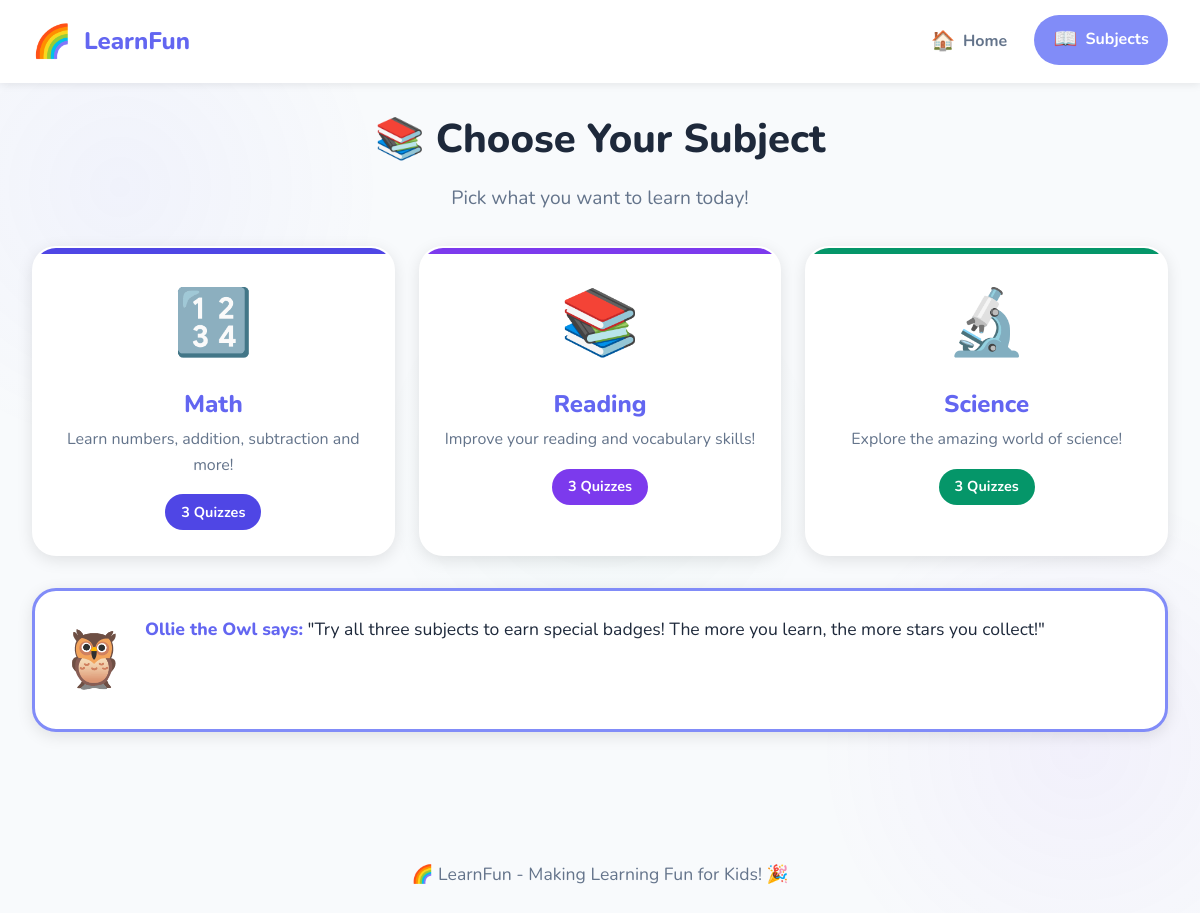
Page /subjects on the committed database.
### models.py (models this page shows, shortened)
class Subject(db.Model):
    __tablename__ = 'subjects'
    id = db.Column(db.Integer, primary_key=True)
    name = db.Column(db.String(50), unique=True, nullable=False)
    icon = db.Column(db.String(20), nullable=False)  # Emoji icon
    color = db.Column(db.String(20), nullable=False)  # Primary color
    description = db.Column(db.String(200), default='')
    quizzes = db.relationship('Quiz', backref='subject', lazy=True)

### blueprints/main.py (the view)
@main_bp.route('/subjects')
def subjects():
    subjects = Subject.query.all()
    subject_data = []
    for subject in subjects:
        subject_data.append({
            'id': subject.id,
            'name': subject.name,
            'icon': subject.icon,
            'color': subject.color,
            'description': subject.description,
            'quiz_count': len(subject.quizzes)
        })
    return render_template('subjects.html', subjects=subject_data)

### app.py (called while the page is built)
def create_app():
    app = Flask(__name__)
    app.config.from_object(Config)
    db.init_app(app)
    with app.app_context():
        db.create_all()
        seed_data()
    from blueprints.main import main_bp
    from blueprints.auth import auth_bp
    from blueprints.quiz import quiz_bp
    from blueprints.progress import progress_bp
    app.register_blueprint(main_bp)
    app.register_blueprint(auth_bp, url_prefix='/auth')
    app.register_blueprint(quiz_bp, url_prefix='/quiz')
    app.register_blueprint(progress_bp, url_prefix='/progress')
    @app.context_processor
    def inject_user():
        user = None
        if 'user_id' in session:
            from models import User
            user = User.query.get(session['user_id'])
        return {'current_user': user}
    return app

### templates/subjects.html (shortened to what this page needs)
{% extends "base.html" %}
{% block content %}
<div class="container">
    <h1 class="text-center">📚 Choose Your Subject</h1>
    <p class="text-center" style="color: var(--text-secondary); font-size: 1.2rem; margin-bottom: 2rem;">Pick what you want to learn today!</p>
    <div class="card-grid">
        {% for subject in subjects %}
        <a href="{{ url_for('main.subject_detail', subject_id=subject.id) }}" class="card subject-card" style="--card-accent: {{ subject.color }};">
            <span class="subject-icon">{{ subject.icon }}</span>
            <h3 class="subject-name">{{ subject.name }}</h3>
            <p class="subject-desc">{{ subject.description }}</p>
            <span class="subject-badge" style="background: {{ subject.color }};">
                {{ subject.quiz_count }} Quizzes
            </span>
        </a>
        {% endfor %}
    </div>
    <div class="mascot mt-4">
        <div class="mascot-avatar">🦉</div>
        <div class="mascot-speech">
            <p><span class="mascot-name">Ollie the Owl says:</span> "Try all three subjects to earn special badges! The more you learn, the more stars you collect!"</p>
        </div>
    </div>
</div>
{% endblock %}

### static/css/style.css (style rules this page uses)
:root { --primary: #6366F1; --primary-light: #818CF8; --primary-dark: #4F46E5; --success: #10B981; --success-light: #34D399; --danger: #EF4444; --danger-light: #F87171; --warning: #F59E0B; --warning-light: #FBBF24; --info: #3B82F6; --bg-main: #F8FAFC; --bg-card: #FFFFFF; --text-primary: #1E293B; --text-secondary: #64748B; --text-light: #94A3B8; --math-color: #4F46E5; --reading-color: #7C3AED; --science-color: #059669; --radius-sm: 12px; --radius-md: 16px; --radius-lg: 24px; --radius-xl: 32px; --radius-full: 9999px; --shadow-sm: 0 2px 8px rgba(0, 0, 0, 0.08); --shadow-md: 0 4px 16px rgba(0, 0, 0, 0.1); --shadow-lg: 0 8px 32px rgba(0, 0, 0, 0.12); --shadow-xl: 0 16px 48px rgba(0, 0, 0, 0.15); --font-main: 'Nunito', 'Comic Sans MS', system-ui, sans-serif; }
* { margin: 0; padding: 0; box-sizing: border-box; }
body { font-family: var(--font-main); background: var(--bg-main); color: var(--text-primary); line-height: 1.6; min-height: 100vh; overflow-x: hidden; }
body::before { content: ''; position: fixed; top: 0; left: 0; right: 0; bottom: 0; background: radial-gradient(circle at 10% 20%, rgba(99, 102, 241, 0.05) 0%, transparent 20%), radial-gradient(circle at 90% 80%, rgba(124, 58, 237, 0.05) 0%, transparent 20%), radial-gradient(circle at 50% 50%, rgba(5, 150, 105, 0.03) 0%, transparent 30%); pointer-events: none; z-index: -1; }
h1, h2, h3, h4, h5, h6 { font-weight: 800; line-height: 1.2; margin-bottom: 0.5em; }
h1 { font-size: 2.5rem; }
h3 { font-size: 1.5rem; }
p { margin-bottom: 1rem; font-size: 1.1rem; }
a { color: var(--primary); text-decoration: none; transition: color 0.2s; }
.container { max-width: 1200px; margin: 0 auto; padding: 2rem; }
.mascot { display: flex; align-items: flex-start; gap: 1rem; background: var(--bg-card); padding: 1.5rem; border-radius: var(--radius-lg); box-shadow: var(--shadow-md); margin: 2rem 0; border: 3px solid var(--primary-light); }
.mascot-avatar { font-size: 3.5rem; animation: mascotBounce 1.5s infinite; flex-shrink: 0; }
.mascot-speech { flex: 1; }
.mascot-speech p { margin: 0; font-size: 1.1rem; color: var(--text-primary); }
.mascot-name { font-weight: 800; color: var(--primary); }
.card { background: var(--bg-card); border-radius: var(--radius-lg); padding: 1.5rem; box-shadow: var(--shadow-md); transition: all 0.3s ease; border: 2px solid transparent; }
.card-grid { display: grid; grid-template-columns: repeat(auto-fit, minmax(280px, 1fr)); gap: 1.5rem; margin: 2rem 0; }
.subject-card { text-align: center; cursor: pointer; position: relative; overflow: hidden; }
.subject-card::before { content: ''; position: absolute; top: 0; left: 0; right: 0; height: 6px; background: var(--card-accent, var(--primary)); }
.subject-icon { font-size: 4rem; margin-bottom: 1rem; display: block; animation: float 3s ease-in-out infinite; }
.subject-card:nth-child(2) .subject-icon { animation-delay: 0.5s; }
.subject-card:nth-child(3) .subject-icon { animation-delay: 1s; }
.subject-name { font-size: 1.5rem; font-weight: 800; margin-bottom: 0.5rem; }
.subject-desc { color: var(--text-secondary); font-size: 1rem; margin-bottom: 1rem; }
.subject-badge { display: inline-block; background: var(--card-accent, var(--primary)); color: white; padding: 0.4rem 1rem; border-radius: var(--radius-full); font-weight: 700; font-size: 0.9rem; }
.text-center { text-align: center; }
.mt-4 { margin-top: 2rem; }

### rows in the picture
Subject: icon "🔢", name "Math", description "Learn numbers, addition, subtraction and more!", quiz_count "3"
Subject: icon "📚", name "Reading", description "Improve your reading and vocabulary skills!", quiz_count "3"
Subject: icon "🔬", name "Science", description "Explore the amazing world of science!", quiz_count "3"
